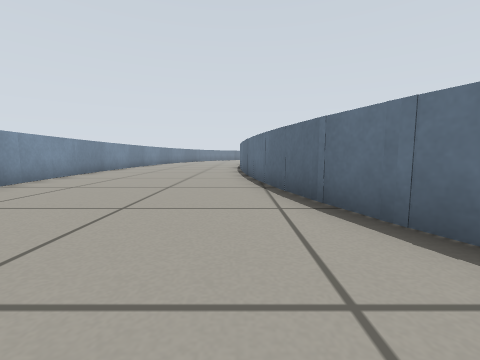
view 1 (above)

23 first-person views from a walk through a Gazebo world. The camera is 0.34 m above the floor, tilts 6° down and sees 90° across. The floor is counted in squares, 0.5 m on a side. Each view is taken from the middle of a square. On the plan, view 1 faces up. The plan holds only what a view shows up to about 9 squares ahead; the rest is blank.

view 2
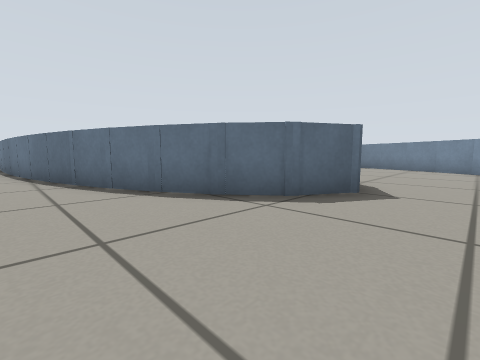

view 3
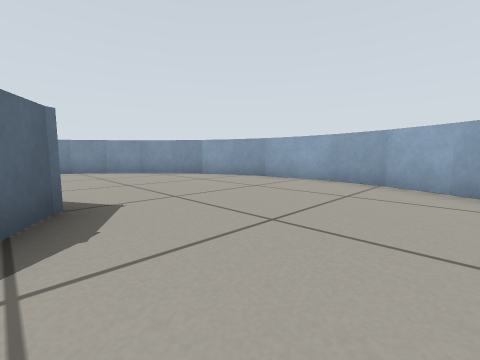

view 4
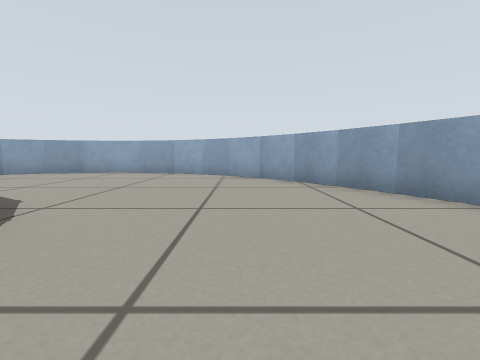

view 5
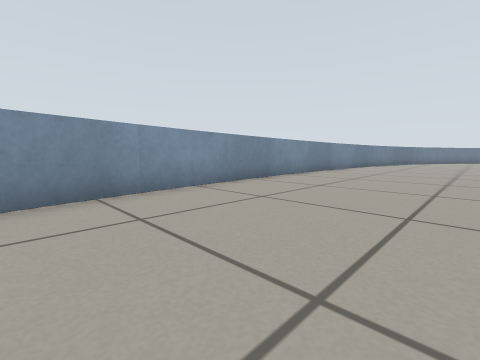

view 6
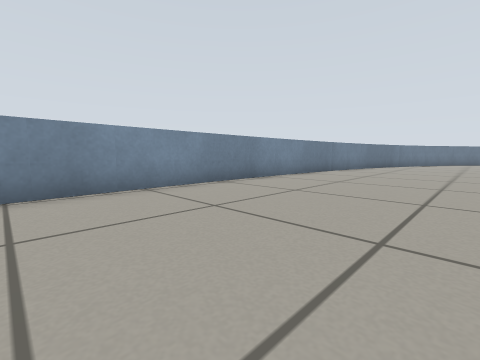

view 7
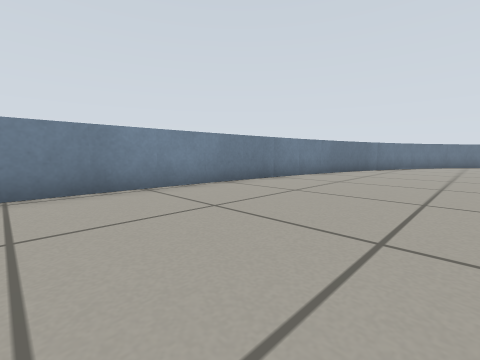

view 8
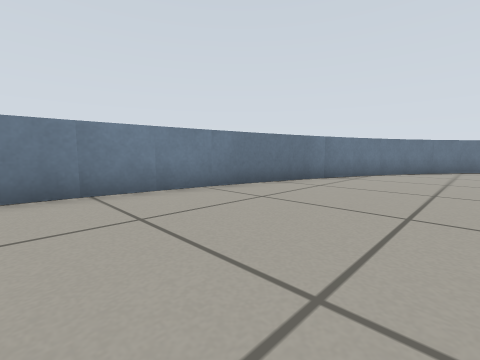

view 9
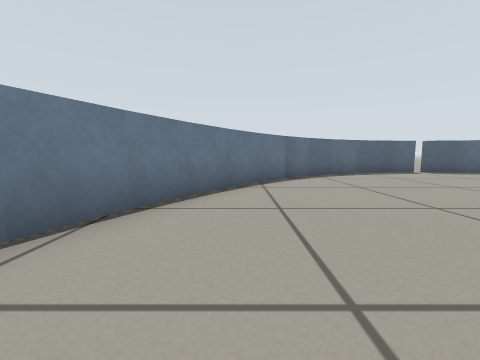

view 10
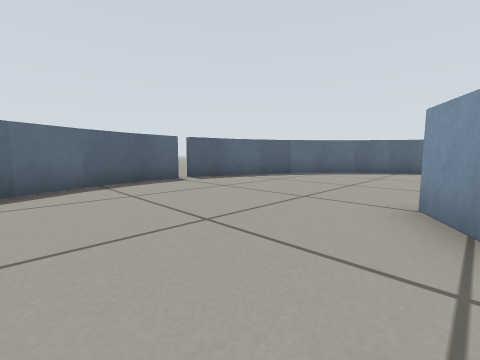

view 11
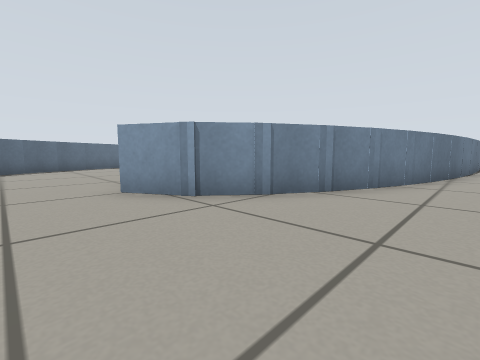

view 12
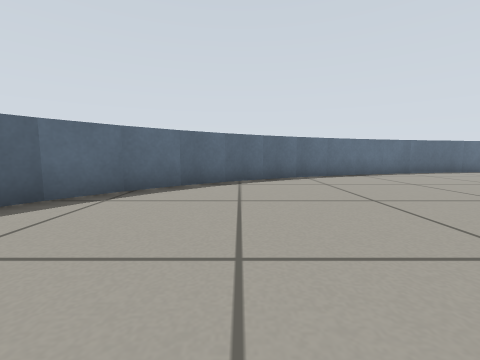

view 13
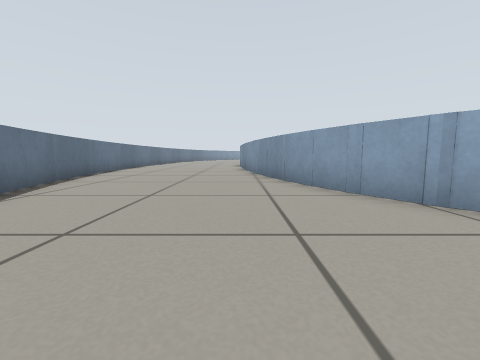

view 14
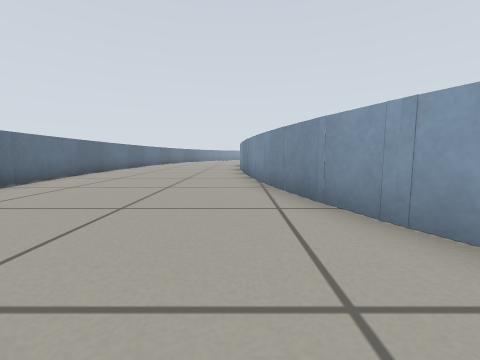

view 15
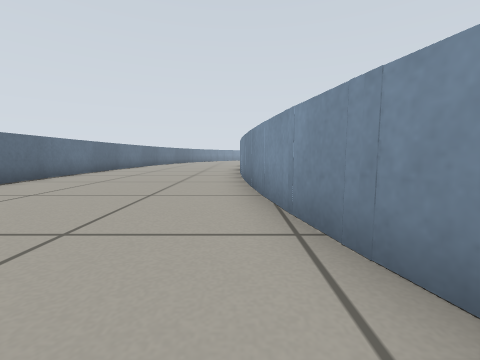

view 16
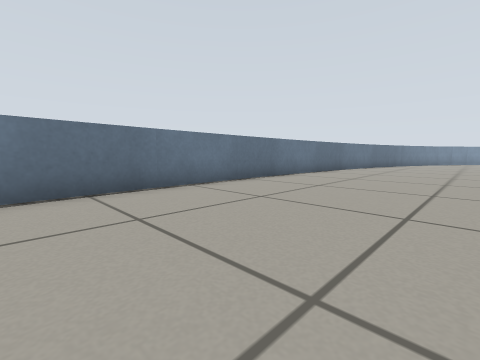

view 17
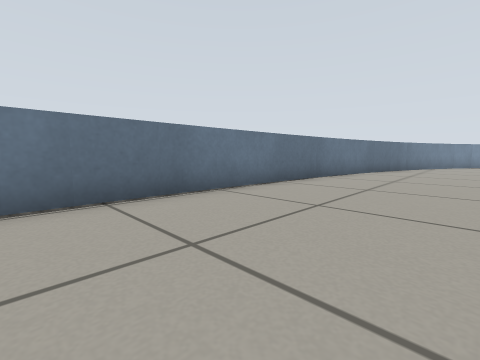

view 18
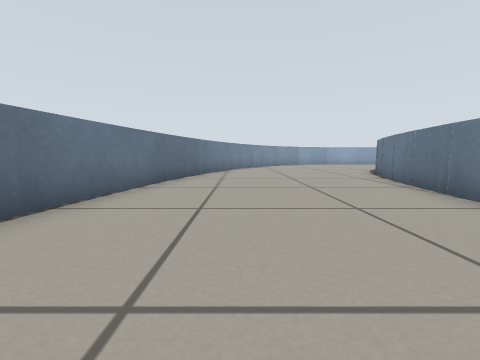

view 19
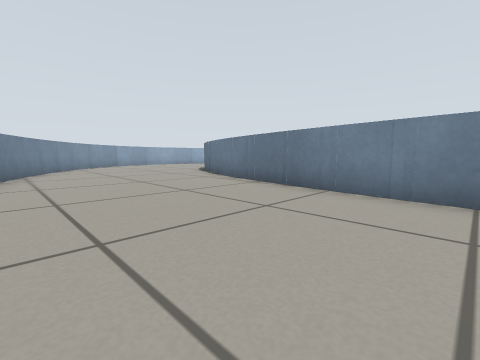

view 20
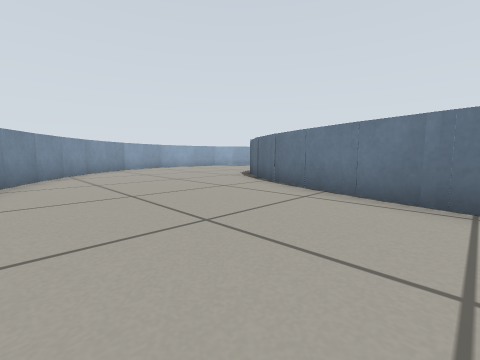

view 21
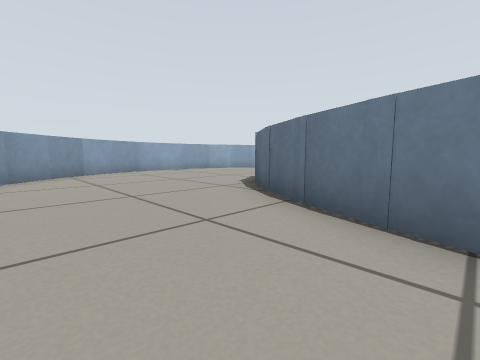

view 22
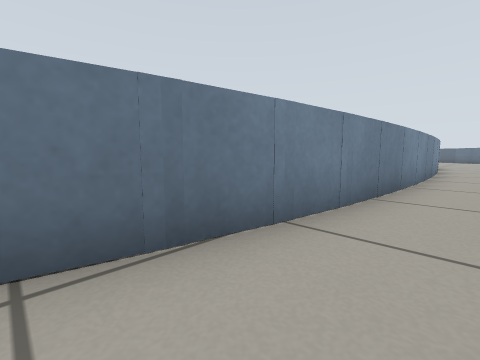

view 23
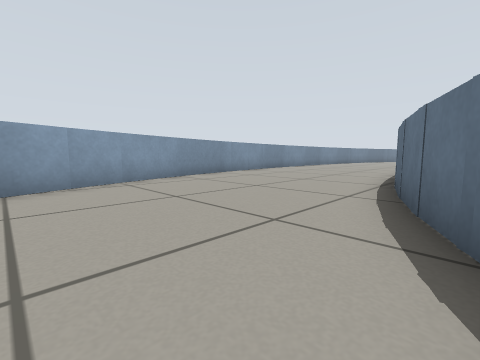

### Floor plan
Points are (right, up) in squares from view 1. A wall is a line through its corners. A room is listed if a view was taken in it or the views show most of it. See-through windows are left out.
Room 1 (views 1, 2, 3, 4, 5, 6, 7, 8, 9, 10, 11, 12, 13, 14, 15, 16, 17, 18, 19, 20, 21, 22, 23)
walls: (9.2, 12.8) (8.8, 8); (9, 16.4) (9, 12.8); (9, 8.4) (7.9, 3.3); (14.8, 9.7) (14.7, 18.2); (14.5, 18.1) (14.4, 19.3); (8.4, 20.4) (9, 16.8); (14.5, 19.3) (13.7, 22.9); (8, 3.7) (7, 1); (14, 3.8) (14.8, 9.8); (13.8, 22.8) (12.7, 26.3); (0, 16.8) (0.6, 20.4); (7.5, 23.9) (8.5, 20.1); (0.4, 20) (1.2, 22.8); (7.1, 1.4) (6.3, 0); (0.6, 5.5) (0, 9.5); (13.3, 1.4) (13.9, 3.8); (6.9, 25) (7.6, 23.5); (0.9, 22.4) (2.1, 25); (1.2, 3.2) (0.4, 6); (6.5, 0.3) (5.6, -0.8); (12.7, 26.2) (12.1, 27.4); (6.3, 26) (7.1, 24.6); (6.1, 26.3) (6.5, 25.7); (1.9, 24.7) (2.7, 26); (2.1, 1) (0.9, 3.6); (12.3, 27.4) (10.9, 29.5); (2.4, 25.7) (3.4, 26.8) (4.6, 27.5); (12, -1.8) (13.4, 1.5); (2.7, -0.1) (1.9, 1.3); (4.6, -1.5) (3.4, -0.8) (2.5, 0.3); (-5.6, 9.4) (-5.5, 8); (11, 29.3) (10.2, 30.4); (-5.6, 8.1) (-4.6, 2.2); (-5.7, 17.7) (-5.8, 9.2); (10.6, -3.8) (12.1, -1.7); (10.3, 30.2) (9.3, 31.2); (9.8, -4.7) (10.7, -3.7); (-5, 22.4) (-5.6, 17.6); (-4.6, 2.3) (-3.7, -0.1); (9.5, 31.1) (8.4, 31.9); (-4.3, 24.8) (-4.9, 22.4); (8.6, 31.8) (7.4, 32.5); (-3.8, -0.1) (-2.2, -3.3); (8, -6.2) (9, -5.5) (9.9, -4.6); (7.6, 32.4) (6.3, 32.9); (-2.8, 28.1) (-4.3, 24.7); (6.9, -6.7) (8.1, -6.1); (-2.1, -3.1) (-1.3, -4.2); (6.4, 32.9) (5.1, 33.2); (5.8, -7.1) (7.1, -6.6); (-1.4, -4.1) (-0.6, -5) (0.3, -5.8); (-1.6, 30.1) (-2.8, 27.9); (-0.7, 30.9) (-1.6, 29.9); (4.8, 33.2) (3.3, 33.1); (4.7, -7.2) (5.9, -7); (0.2, 31.6) (-0.8, 30.8); (0.2, -5.7) (1.4, -6.4); (3.5, -7.1) (4.8, -7.2); (3.4, 33.1) (2.2, 32.7); (2.4, -6.8) (3.6, -7.1); (1.2, 32.3) (0.1, 31.6); (1.3, -6.4) (2.5, -6.9); (2.2, 32.8) (1.1, 32.2)
ways out: gap at (5, 33)

Positions as (right, up) in squares from view 1, and headings:
1: (0, 0), facing up
2: (0, -3), facing up-right
3: (1, -1), facing down-right
4: (0, 2), facing down
5: (-1, 4), facing up-left
6: (-1, 9), facing up-left
7: (-1, 13), facing up-left
8: (-1, 18), facing up-left
9: (-2, 24), facing up
10: (1, 27), facing up-right
11: (0, 29), facing down-right
12: (5, 29), facing right
13: (9, 29), facing down
14: (9, 26), facing down
15: (9, 23), facing down
16: (10, 18), facing down-right
17: (11, 14), facing down-right
18: (12, 10), facing down
19: (13, 9), facing down-left
20: (12, 5), facing down-left
21: (10, 3), facing down-left
22: (10, 5), facing up-left
23: (2, -1), facing up-left
